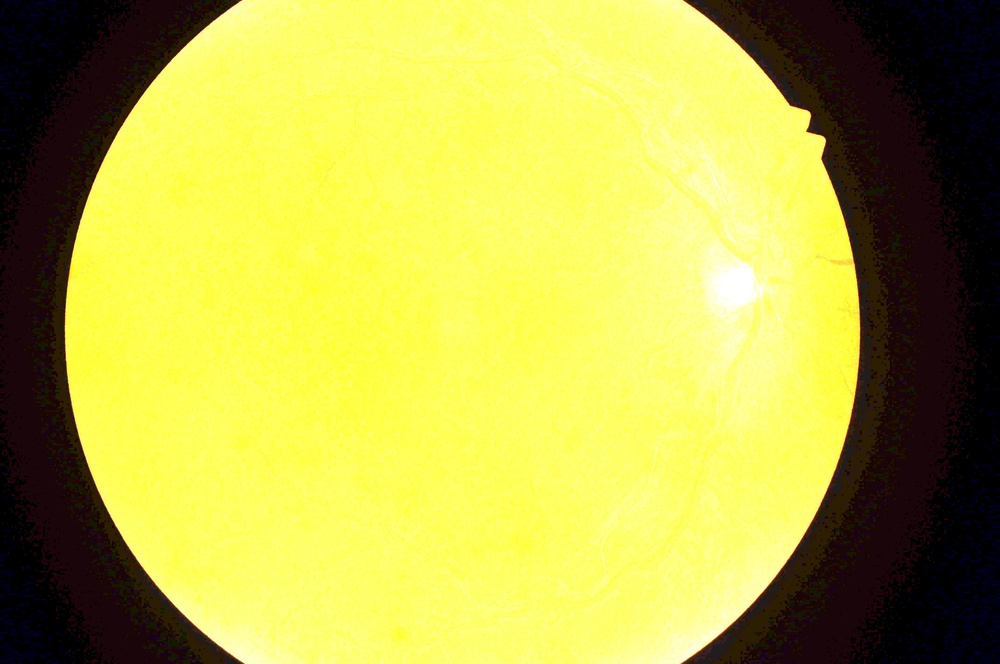
%> input picture image_quality/poor_test_bright.jpg, 1000 x 664 px, shrunk from 4288 x 2848 before the run
$ octave --eval "result = image_quality_check('poor_test_bright.jpg');"   (GNU Octave 9; MATLAB toolbox functions it lacks are replaced by stand-ins)
%> lines starting %> are read from the running program, lines starting %| are printed output that depends on the picture; in (x1, y1, x2, y2) boxes, pixels count from 0 and x2, y2 are one past the last pixel; in counts of white or black regions, pixels touching at a corner belong together; the program's own positions count from 1

function result = image_quality_check(inputImage)
%> called with inputImage = 'poor_test_bright.jpg'

    % 1. Read image
    I = imread(inputImage);
%> I is the input picture: size 664x1000x3 uint8; mean R, G, B 181.5, 177.9, 72.4

    % 2. Convert to grayscale and double
    if size(I, 3) == 3
        grayImage = rgb2gray(I);
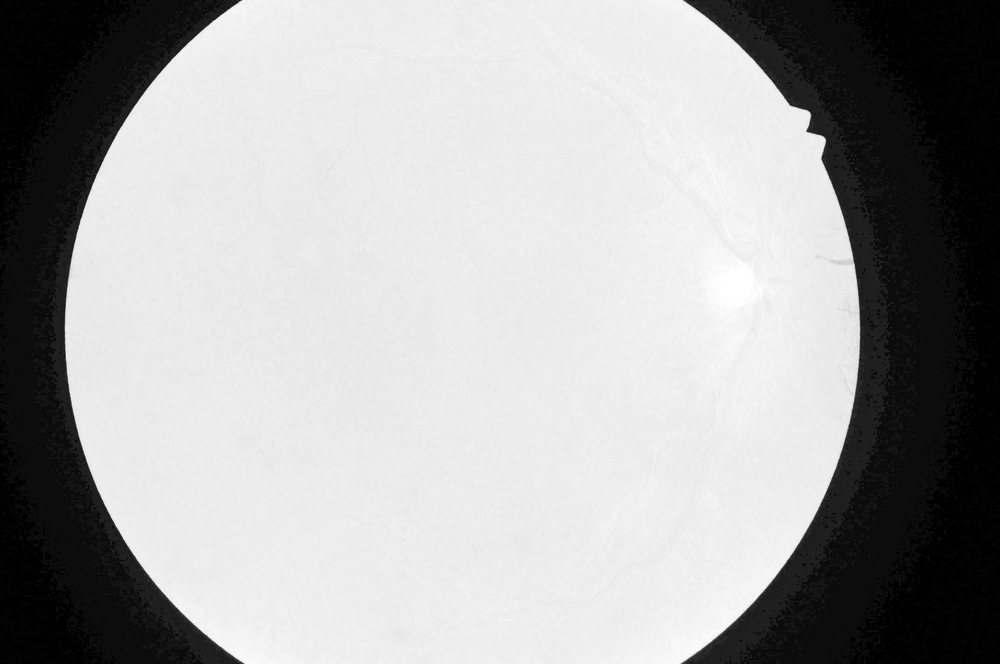
%> grayImage: size 664x1000 uint8; min 0, max 255, mean 166.9
    else
        grayImage = I;
    end
    grayImage = im2double(grayImage);
%> grayImage: size 664x1000 double

    % 3. Create preliminary retinal mask
    retinaMask = grayImage > 0.05;
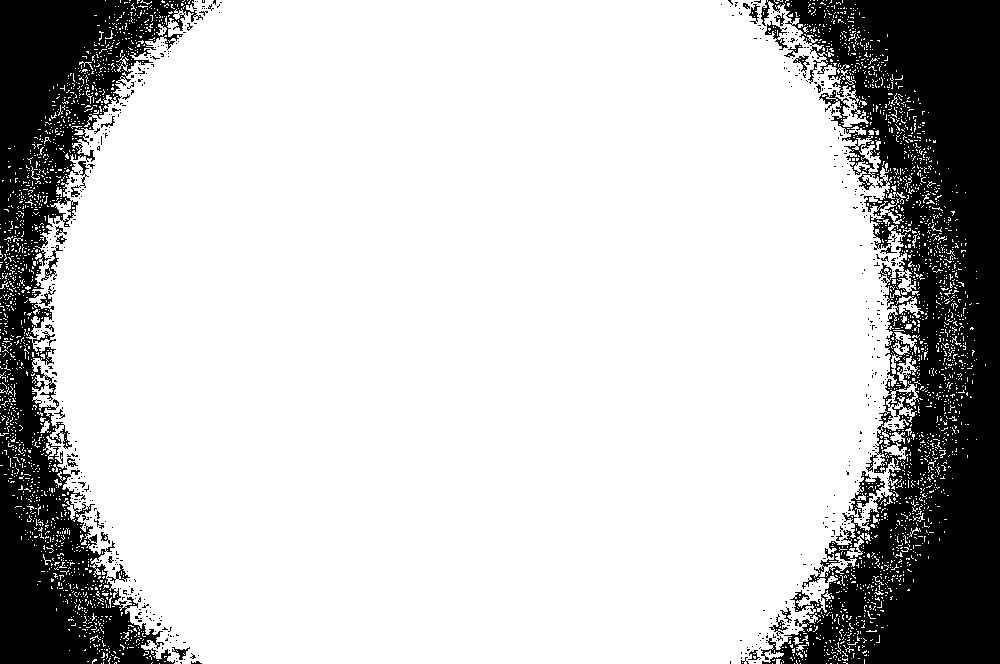
%> retinaMask: size 664x1000 logical; 78.7% white; 531 black regions (496 under 20 px), largest, box (x1, y1, x2, y2) and area: (761, 0, 1000, 664) 85986, (0, 0, 203, 664) 51371, (851, 471, 885, 518) 470

    if ~any(retinaMask(:))
    result = struct( ...
        'quality', 'POOR', ...
        'reason', 'No retinal area detected', ...
        'recommendation', 'Recapture the image', ...
'passToPreprocessing', false, ...
'brightness', NaN, ...
'contrastScore', NaN, ...
'focusScore', NaN, ...
'darkPixelPercent', NaN, ...
'retinalCoverage', 0);

    disp(result);
    return;
end

   % 4. Calculate quality measurements
retinalPixels = grayImage(retinaMask);

brightness = mean(retinalPixels);
%> brightness = 0.825
contrastScore = std(retinalPixels);
%> contrastScore = 0.275

% New: percentage of dark retinal pixels
darkPixelPercent = 100 * mean(retinalPixels < (80/255));
%> darkPixelPercent = 12.23
% Estimate retinal coverage
retinalCoverage = 100 * nnz(retinaMask) / numel(retinaMask);
%> retinalCoverage = 78.73
    lapKernel = [0 1 0; 1 -4 1; 0 1 0];
    lapResponse = imfilter(grayImage, lapKernel, 'replicate');
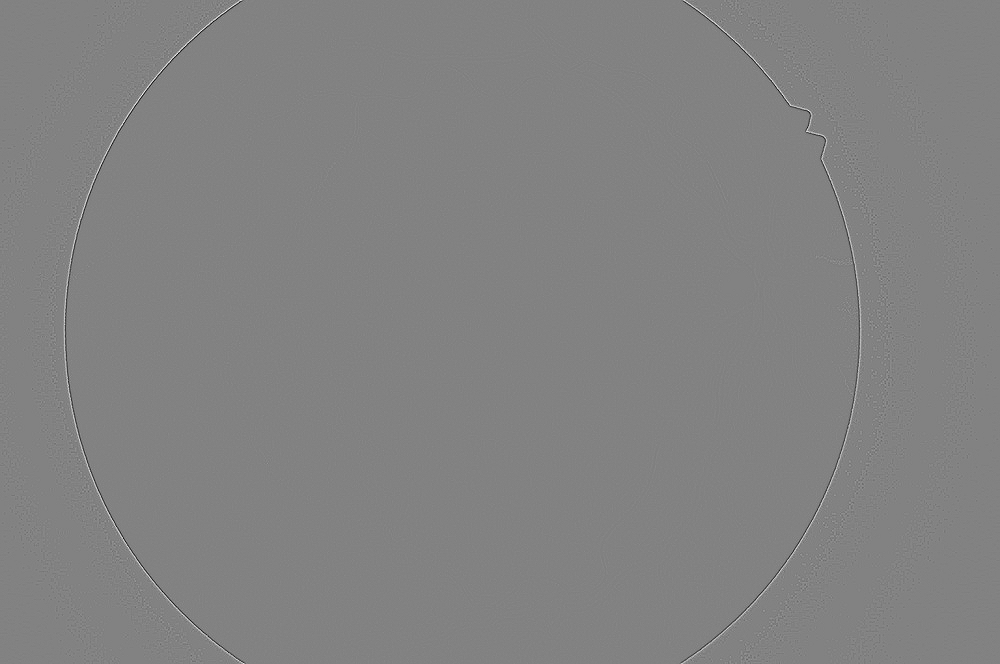
%> lapResponse: size 664x1000 double; min -1.03, max 0.984, mean 1.05e-17; drawn with min black and max white
    focusScore = var(lapResponse(retinaMask));
%> focusScore = 0.00203

    % 5. Preliminary thresholds - NOT clinically validated
    focusThreshold = 0.0001;
    minBrightness = 0.15;
    maxBrightness = 0.80;
    minContrast = 0.02;

    % Review bands: values close to limits need review
    focusReview = 1.2 * focusThreshold;
    brightnessMargin = 0.03;
    contrastReview = 1.2 * minContrast;

    % 6. Classify image
    quality = 'GOOD';
    reason = 'All preliminary checks passed';

    if brightness < minBrightness
    quality = 'POOR';
    reason = 'Image may be too dark';
elseif focusScore < focusThreshold
    quality = 'POOR';
    reason = 'Image may be blurry';
    elseif brightness > maxBrightness
        quality = 'POOR';
        reason = 'Image may be overexposed';

    elseif contrastScore < minContrast
        quality = 'POOR';
        reason = 'Image may have low contrast';

    elseif focusScore < focusReview || ...
       brightness < minBrightness + brightnessMargin || ...
       brightness > maxBrightness - brightnessMargin || ...
       contrastScore < contrastReview || ...
       darkPixelPercent > 60
    quality = 'UNCERTAIN';
    reason = sprintf('Review needed: dark pixels %.2f%%', darkPixelPercent);
end
    % 7. Recommendation and handoff
    if strcmp(quality, 'POOR')
    recommendation = 'Recapture image';
    passToPreprocessing = false;

elseif strcmp(quality, 'UNCERTAIN')
    recommendation = ['Check illumination and retinal coverage; ' ...
                      'review or recapture if needed'];
    passToPreprocessing = false;

else
    recommendation = 'Preliminary quality checks passed';
    passToPreprocessing = true;
end

    % 8. Display report
    fprintf('\n--- IMAGE QUALITY REPORT ---\n');
    fprintf('Image Quality: %s\n', quality);
    fprintf('Reason: %s\n', reason);
    fprintf('Brightness: %.4f\n', brightness);
%| Brightness: 0.8252
    fprintf('Contrast: %.4f\n', contrastScore);
%| Contrast: 0.2755
    fprintf('Focus Score: %.6f\n', focusScore);
%| Focus Score: 0.002026
    fprintf('Dark Pixels: %.2f%%\n', darkPixelPercent);
%| Dark Pixels: 12.23%
    fprintf('Retinal Coverage: %.2f%%\n', retinalCoverage);
%| Retinal Coverage: 78.73%
    fprintf('Recommendation: %s\n', recommendation);

   % 9. Return result
result = struct( ...
    'quality', quality, ...
    'reason', reason, ...
    'recommendation', recommendation, ...
    'passToPreprocessing', passToPreprocessing, ...
    'brightness', brightness, ...
    'contrastScore', contrastScore, ...
    'focusScore', focusScore, ...
    'darkPixelPercent', darkPixelPercent, ...
    'retinalCoverage', retinalCoverage);
%> result = {passToPreprocessing false, brightness 0.825, contrastScore 0.275, focusScore 0.00203, darkPixelPercent 12.23, retinalCoverage 78.73}
%> `result = image_quality_check('poor_test_bright.jpg');`:
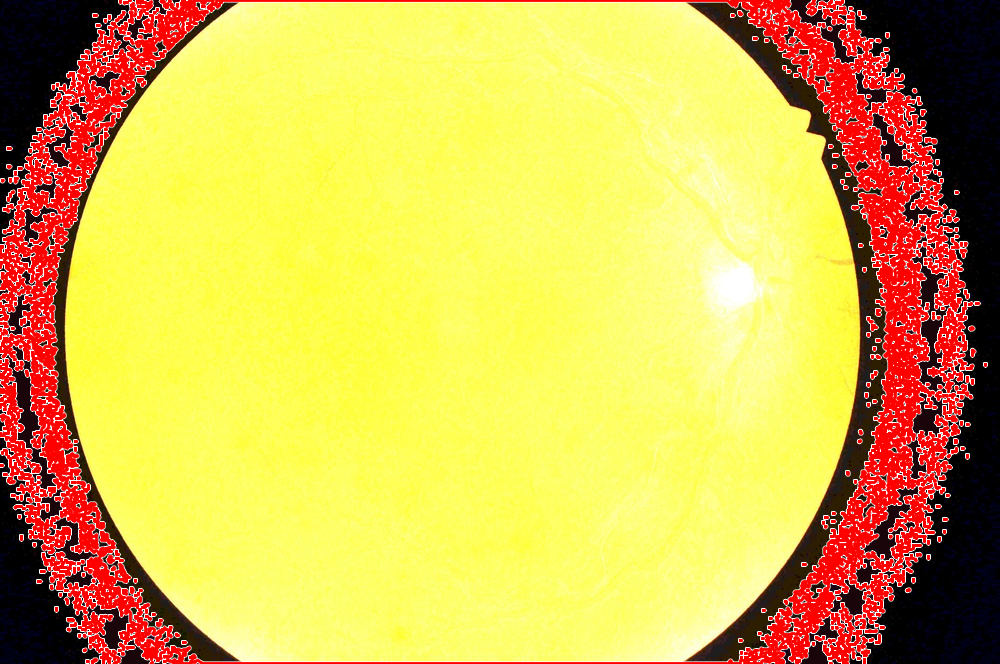
%> figure redrawn from the program's plot data; its title reads 'Retinal Mask Boundary'
    % 10. Display image
    figure;
    subplot(1,2,1);
    imshow(I);
    title('Original Fundus Image');

    subplot(1,2,2);
    imshow(grayImage);
    title('Grayscale Image');
    % 11. Display retinal mask
    figure;
    imshow(retinaMask);
    title('Preliminary Retinal Mask');
    figure;
    imshow(I);
    hold on;
    visboundaries(retinaMask, 'Color', 'r');
    title('Retinal Mask Boundary');
    hold off;
end
